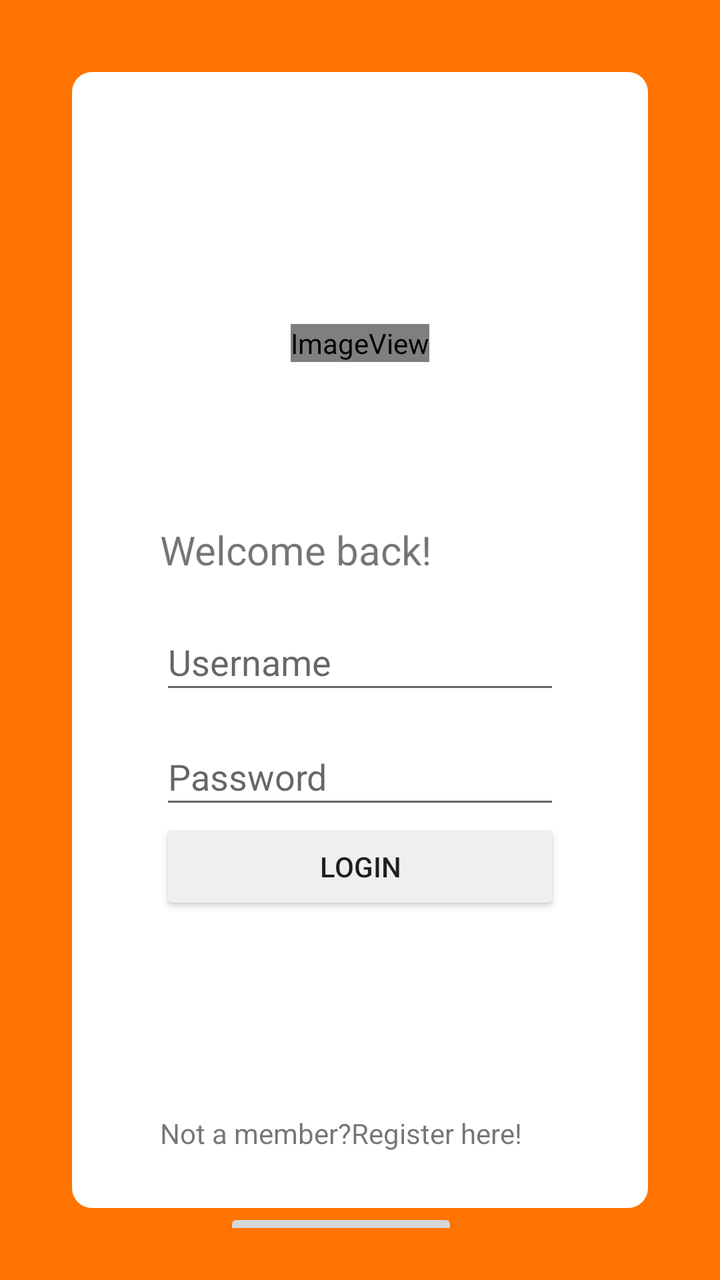
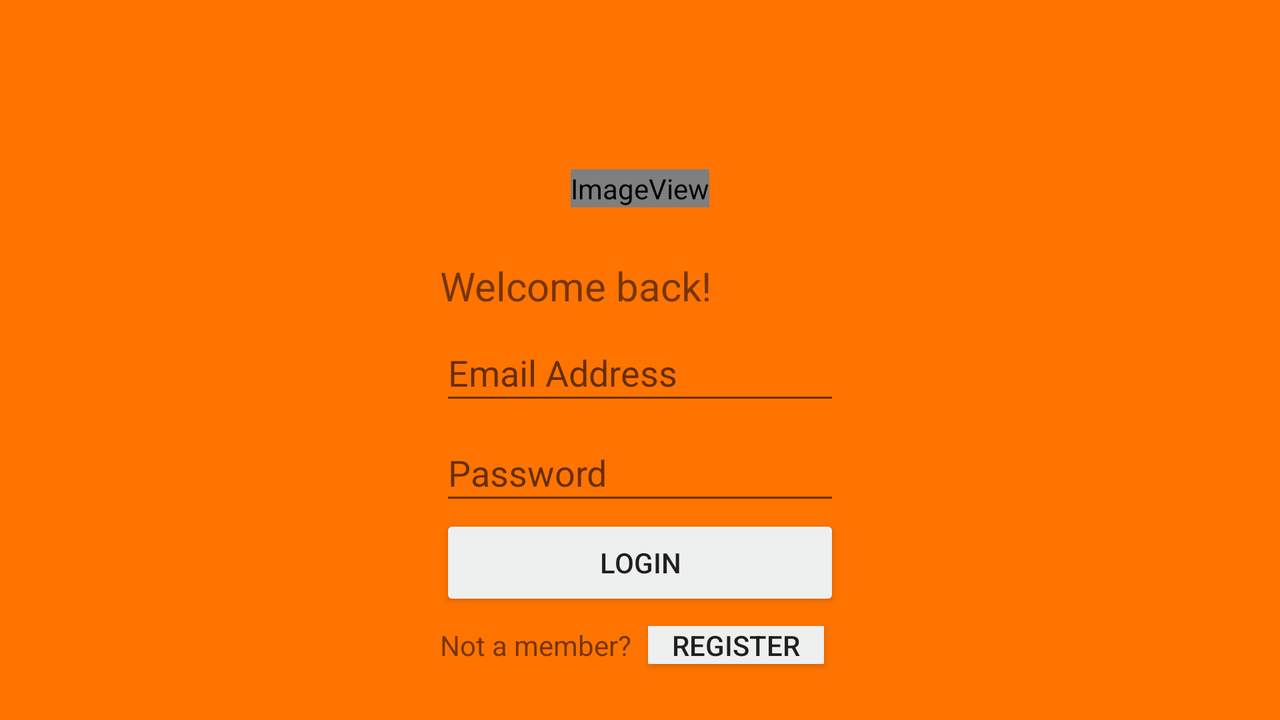

First picture: res/layout/ on a phone held upright. Second picture: the repository's own variant of that layout, on a device whose configuration matches the variant's folder. Source for both follows.
<!-- AndroidManifest.xml: application theme AppTheme -->
<!-- res/layout/activity_main.xml -->
<?xml version="1.0" encoding="utf-8"?>
<androidx.constraintlayout.widget.ConstraintLayout xmlns:app="http://schemas.android.com/apk/res-auto"
    android:id="@+id/activity_main"
    xmlns:android="http://schemas.android.com/apk/res/android"
    xmlns:tools="http://schemas.android.com/tools"
    android:layout_width="match_parent"
    android:layout_height="match_parent"
    android:padding = "26dp"
    android:background="@color/mainTheme"
    android:orientation="horizontal"
    tools:context=".MainActivity">

    <ImageView
        android:id="@+id/imageView"
        android:layout_width="match_parent"
        android:layout_height="match_parent"
        android:layout_marginStart="10dp"
        android:layout_marginEnd="10dp"
        android:layout_marginTop="10dp"
        android:layout_marginBottom="10dp"
        android:contentDescription="@string/whiteBackground"
        android:background="@drawable/rounded_shape"
        app:layout_constraintBottom_toBottomOf="parent"
        app:layout_constraintEnd_toEndOf="parent"
        app:layout_constraintStart_toStartOf="parent"
        app:layout_constraintTop_toTopOf="parent"/>

    <EditText
        android:id="@+id/user_email"
        android:layout_width="200dp"
        android:layout_height="45dp"
        android:autofillHints="email"
        android:hint="Username"
        android:inputType="textEmailAddress"
        app:layout_constraintBottom_toBottomOf="@+id/imageView"
        app:layout_constraintEnd_toEndOf="@+id/imageView"
        app:layout_constraintStart_toStartOf="@+id/imageView"
        app:layout_constraintTop_toTopOf="@+id/imageView"
        app:layout_constraintVertical_bias="0.518" />

    <EditText
        android:id="@+id/user_password"
        android:layout_width="200dp"
        android:layout_height="45dp"
        android:autofillHints="password"
        android:hint="@string/password"
        android:inputType="textPassword"
        app:layout_constraintBottom_toBottomOf="@+id/imageView"
        app:layout_constraintEnd_toEndOf="@+id/user_email"
        app:layout_constraintStart_toStartOf="@+id/user_email"
        app:layout_constraintTop_toBottomOf="@+id/user_email"
        app:layout_constraintVertical_bias="0.060000002" />

    <ImageView
        android:id="@+id/login_logo"
        android:layout_width="wrap_content"
        android:layout_height="wrap_content"
        app:layout_constraintBottom_toTopOf="@+id/user_email"
        app:layout_constraintEnd_toEndOf="@+id/user_email"
        app:layout_constraintStart_toStartOf="@+id/user_email"
        app:layout_constraintTop_toTopOf="@+id/imageView"
        app:srcCompat="@mipmap/relish_launcher" />

    <TextView
        android:id="@+id/login_greeting"
        android:layout_width="wrap_content"
        android:layout_height="wrap_content"
        android:text="@string/login_greeting"
        app:layout_constraintBottom_toTopOf="@+id/user_email"
        app:layout_constraintStart_toStartOf="@+id/user_email"
        app:layout_constraintTop_toBottomOf="@+id/login_logo"
        android:textSize="20sp"
        app:layout_constraintVertical_bias="0.81" />

    <Button
        android:id="@+id/login_button"
        android:backgroundTint="@color/button"
        android:layout_width="200dp"
        android:layout_height="wrap_content"
        android:text="@string/login_button"
        app:layout_constraintBottom_toBottomOf="@+id/imageView"
        app:layout_constraintEnd_toEndOf="@+id/imageView"
        app:layout_constraintStart_toStartOf="@+id/imageView"
        app:layout_constraintTop_toBottomOf="@+id/user_password"
        app:layout_constraintVertical_bias="0.0" />

    <TextView
        android:id="@+id/login_register_text"
        android:layout_width="wrap_content"
        android:layout_height="wrap_content"
        android:text="@string/login_register_text"
        app:layout_constraintBottom_toBottomOf="@+id/imageView"
        app:layout_constraintEnd_toEndOf="@+id/login_button"
        app:layout_constraintHorizontal_bias="0.0"
        app:layout_constraintStart_toStartOf="@+id/login_button"
        app:layout_constraintTop_toBottomOf="@+id/login_button"
        app:layout_constraintVertical_bias="0.78" />

    <TextView
        android:id="@+id/login_signup"
        android:layout_width="wrap_content"
        android:layout_height="wrap_content"
        android:text="Register here!"
        app:layout_constraintBottom_toBottomOf="@+id/login_register_text"
        app:layout_constraintStart_toEndOf="@+id/login_register_text"
        app:layout_constraintTop_toTopOf="@+id/login_register_text" />

    <Button
        android:id="@+id/login_register_button"
        android:layout_width="117dp"
        android:layout_height="35dp"
        android:text="Testing JSON"
        app:layout_constraintEnd_toEndOf="@+id/login_signup"
        app:layout_constraintStart_toStartOf="@+id/login_register_text"
        app:layout_constraintTop_toBottomOf="@+id/imageView" />

</androidx.constraintlayout.widget.ConstraintLayout>
<!-- resources referenced by this layout -->
<resources>
  <color name="button">#EEEFEF</color>
  <color name="mainTheme">#FF7400</color>
  <!-- drawable rounded_shape (drawable) -->
  <?xml version="1.0" encoding="utf-8"?>
  <shape xmlns:android="http://schemas.android.com/apk/res/android"
      android:shape="rectangle">
      <corners android:radius="10dp" />
      <solid android:color="@android:color/white"/>
  </shape>
  <!-- mipmap relish_launcher (mipmap-anydpi-v26) -->
  <?xml version="1.0" encoding="utf-8"?>
  <adaptive-icon xmlns:android="http://schemas.android.com/apk/res/android">
      <background android:drawable="@color/relish_launcher_background"/>
      <foreground android:drawable="@mipmap/relish_launcher_foreground"/>
  </adaptive-icon>
  <string name="login_button">LOGIN</string>
  <string name="login_greeting">Welcome back!</string>
  <string name="login_register_text">Not a member?</string>
  <string name="password">Password</string>
  <string name="whiteBackground">White background</string>
  <style name="AppTheme" parent="Theme.AppCompat.Light.NoActionBar">
          
          <item name="colorPrimary">@color/colorPrimary</item>
          <item name="colorPrimaryDark">@color/colorPrimaryDark</item>
          <item name="colorAccent">#F44336</item>
      </style>
  <color name="relish_launcher_background">#FF7400</color>
  <color name="colorPrimary">#6200EE</color>
  <color name="colorPrimaryDark">#3700B3</color>
</resources>
<!-- res/layout-land/activity_main.xml (the repository's variant of the layout above) -->
<!-- drawn on the phone turned sideways -->
<?xml version="1.0" encoding="utf-8"?>
<androidx.constraintlayout.widget.ConstraintLayout xmlns:app="http://schemas.android.com/apk/res-auto"
    android:id="@+id/activity_main"
    xmlns:android="http://schemas.android.com/apk/res/android"
    xmlns:tools="http://schemas.android.com/tools"
    android:layout_width="match_parent"
    android:layout_height="match_parent"
    android:paddingLeft="16dp"
    android:paddingRight="16dp"
    android:paddingTop="16dp"
    android:paddingBottom="16dp"
    android:background="@color/mainTheme"
    android:orientation="horizontal"
    tools:context=".MainActivity">

    <ImageView
        android:id="@+id/imageView"
        android:layout_width="match_parent"
        android:layout_height="match_parent"
        android:layout_marginStart="10dp"
        android:layout_marginEnd="10dp"
        android:layout_marginTop="10dp"
        android:layout_marginBottom="10dp"
        android:contentDescription="@string/whiteBackground"
        app:layout_constraintBottom_toBottomOf="parent"
        app:layout_constraintEnd_toEndOf="parent"
        app:layout_constraintStart_toStartOf="parent"
        app:layout_constraintTop_toTopOf="parent"
        app:srcCompat="@drawable/layout_bmg" />

    <EditText
        android:id="@+id/user_email"
        android:layout_width="200dp"
        android:layout_height="45dp"
        android:autofillHints="email"
        android:hint="@string/emailAddress"
        android:inputType="textEmailAddress"
        app:layout_constraintBottom_toBottomOf="@+id/imageView"
        app:layout_constraintEnd_toEndOf="@+id/imageView"
        app:layout_constraintStart_toStartOf="@+id/imageView"
        app:layout_constraintTop_toTopOf="@+id/imageView"
        app:layout_constraintVertical_bias="0.518" />

    <EditText
        android:id="@+id/user_password"
        android:layout_width="200dp"
        android:layout_height="45dp"
        android:autofillHints="password"
        android:hint="@string/password"
        android:inputType="textPassword"
        app:layout_constraintBottom_toBottomOf="@+id/imageView"
        app:layout_constraintEnd_toEndOf="@+id/user_email"
        app:layout_constraintStart_toStartOf="@+id/user_email"
        app:layout_constraintTop_toBottomOf="@+id/user_email"
        app:layout_constraintVertical_bias="0.060000002" />

    <ImageView
        android:id="@+id/login_logo"
        android:layout_width="wrap_content"
        android:layout_height="wrap_content"
        app:layout_constraintBottom_toTopOf="@+id/user_email"
        app:layout_constraintEnd_toEndOf="@+id/user_email"
        app:layout_constraintStart_toStartOf="@+id/user_email"
        app:layout_constraintTop_toTopOf="@+id/imageView"
        app:srcCompat="@mipmap/relish_launcher" />

    <TextView
        android:id="@+id/login_greeting"
        android:layout_width="wrap_content"
        android:layout_height="wrap_content"
        android:text="@string/login_greeting"
        app:layout_constraintBottom_toTopOf="@+id/user_email"
        app:layout_constraintStart_toStartOf="@+id/user_email"
        app:layout_constraintTop_toBottomOf="@+id/login_logo"
        android:textSize="20sp"
        app:layout_constraintVertical_bias="0.81" />

    <Button
        android:id="@+id/login_button"
        android:backgroundTint="@color/button"
        android:layout_width="200dp"
        android:layout_height="wrap_content"
        android:text="@string/login_button"
        app:layout_constraintBottom_toBottomOf="@+id/imageView"
        app:layout_constraintEnd_toEndOf="@+id/imageView"
        app:layout_constraintStart_toStartOf="@+id/imageView"
        app:layout_constraintTop_toBottomOf="@+id/user_password"
        app:layout_constraintVertical_bias="0.0" />

    <TextView
        android:id="@+id/login_register_text"
        android:layout_width="wrap_content"
        android:layout_height="wrap_content"
        android:text="@string/login_register_text"
        app:layout_constraintBottom_toBottomOf="@+id/imageView"
        app:layout_constraintEnd_toEndOf="@+id/login_button"
        app:layout_constraintHorizontal_bias="0.0"
        app:layout_constraintStart_toStartOf="@+id/login_button"
        app:layout_constraintTop_toBottomOf="@+id/login_button"
        app:layout_constraintVertical_bias="0.78" />

    <Button
        android:id="@+id/button2"
        android:layout_width="wrap_content"
        android:layout_height="wrap_content"
        android:minHeight="0dp"
        android:text="@string/login_register_button"
        android:background="@color/button"
        app:layout_constraintBottom_toBottomOf="@+id/login_register_text"
        app:layout_constraintEnd_toEndOf="@+id/login_button"
        app:layout_constraintStart_toEndOf="@+id/login_register_text"
        app:layout_constraintTop_toTopOf="@+id/login_register_text" />

</androidx.constraintlayout.widget.ConstraintLayout>
<!-- resources referenced by the variant -->
<!-- as the phone turned sideways resolves them -->
<resources>
  <color name="button">#EEEFEF</color>
  <color name="mainTheme">#FF7400</color>
  <!-- mipmap relish_launcher (mipmap-anydpi-v26) -->
  <?xml version="1.0" encoding="utf-8"?>
  <adaptive-icon xmlns:android="http://schemas.android.com/apk/res/android">
      <background android:drawable="@color/relish_launcher_background"/>
      <foreground android:drawable="@mipmap/relish_launcher_foreground"/>
  </adaptive-icon>
  <string name="emailAddress">Email Address</string>
  <string name="login_button">LOGIN</string>
  <string name="login_greeting">Welcome back!</string>
  <string name="login_register_button">Register</string>
  <string name="login_register_text">Not a member?</string>
  <string name="password">Password</string>
  <string name="whiteBackground">White background</string>
  <style name="AppTheme" parent="Theme.AppCompat.Light.NoActionBar">
          
          <item name="colorPrimary">@color/colorPrimary</item>
          <item name="colorPrimaryDark">@color/colorPrimaryDark</item>
          <item name="colorAccent">#F44336</item>
      </style>
  <color name="relish_launcher_background">#FF7400</color>
  <color name="colorPrimary">#6200EE</color>
  <color name="colorPrimaryDark">#3700B3</color>
</resources>
